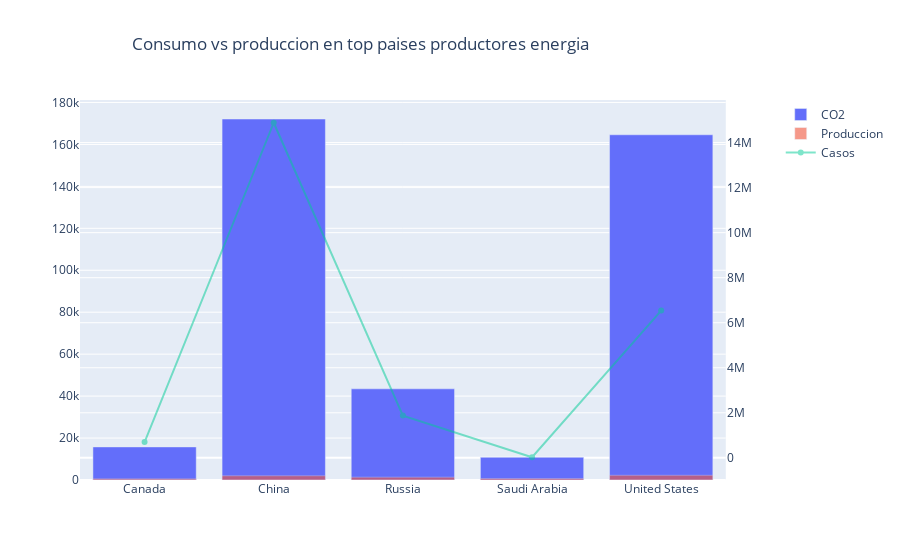

Notebook source saved alongside this figure:
### Code cell
fig = make_subplots(specs=[[{"secondary_y": True}]])
fig.add_trace(go.Bar(x=df3['pais'],y=df3['co2'],name='CO2'))
fig.add_trace(go.Bar(x=df3['pais'],y=df3['energia_produccion'],base='stack',name='Produccion',opacity=0.6),secondary_y=False)
fig.add_trace(go.Scatter(x=df3['pais'],y=df3['casos'],name='Casos',opacity=0.5),secondary_y=True)
fig.update_layout(go.Layout(
    barmode='overlay'
))
fig.update_layout(title='Consumo vs produccion en top paises productores energia',title_x = 0.4)
fig.show()

### Figure 1 — Plotly figure (JSON) as saved in the notebook; plotly's stock layout.template omitted (floating-point values rounded to 4 significant figures)
{"data": [{"name": "CO2", "type": "bar", "x": ["Canada", "China", "Russia", "Saudi Arabia", "United States"], "y": [15780.0, 172100.0, 43470.0, 10850.0, 164600.0]}, {"base": "stack", "name": "Produccion", "opacity": 0.6, "type": "bar", "x": ["Canada", "China", "Russia", "Saudi Arabia", "United States"], "xaxis": "x", "y": [540.5, 2018.0, 1361.0, 700.0, 2249.0], "yaxis": "y"}, {"name": "Casos", "opacity": 0.5, "type": "scatter", "x": ["Canada", "China", "Russia", "Saudi Arabia", "United States"], "xaxis": "x", "y": [700500, 14880600, 1875880, 26560, 6539400], "yaxis": "y2"}], "layout": {"barmode": "overlay", "title": {"text": "Consumo vs produccion en top paises productores energia", "x": 0.4}, "xaxis": {"anchor": "y", "domain": [0, 0.94]}, "yaxis": {"anchor": "x", "domain": [0, 1]}, "yaxis2": {"anchor": "x", "overlaying": "y", "side": "right"}}}
